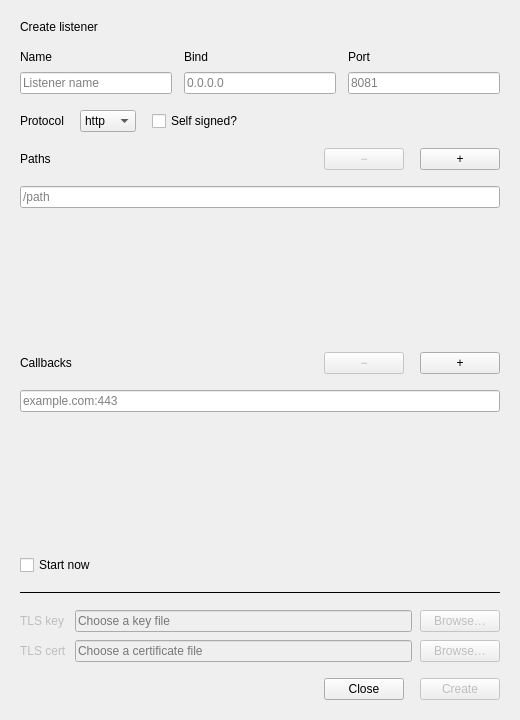
<?xml version="1.0" encoding="UTF-8"?>
<ui version="4.0">
 <class>CreateListenerDialog</class>
 <widget class="QDialog" name="CreateListenerDialog">
  <property name="geometry"><rect><x>0</x><y>0</y><width>520</width><height>720</height></rect></property>
  <property name="windowTitle"><string>Create listener</string></property>
  <layout class="QVBoxLayout" name="dialogLayout">
   <property name="spacing"><number>16</number></property>
   <property name="leftMargin"><number>20</number></property>
   <property name="topMargin"><number>20</number></property>
   <property name="rightMargin"><number>20</number></property>
   <property name="bottomMargin"><number>20</number></property>
   <item><widget class="QLabel" name="listenerTitle"><property name="text"><string>Create listener</string></property></widget></item>
   <item>
    <layout class="QGridLayout" name="listenerFields">
     <property name="horizontalSpacing"><number>12</number></property>
     <property name="verticalSpacing"><number>8</number></property>
     <item row="0" column="0"><widget class="QLabel" name="nameLabel"><property name="text"><string>Name</string></property><property name="buddy"><cstring>nameEdit</cstring></property></widget></item>
     <item row="0" column="1"><widget class="QLabel" name="bindLabel"><property name="text"><string>Bind</string></property><property name="buddy"><cstring>bindEdit</cstring></property></widget></item>
     <item row="0" column="2"><widget class="QLabel" name="portLabel"><property name="text"><string>Port</string></property><property name="buddy"><cstring>portEdit</cstring></property></widget></item>
     <item row="1" column="0"><widget class="QLineEdit" name="nameEdit"><property name="placeholderText"><string>Listener name</string></property></widget></item>
     <item row="1" column="1"><widget class="QLineEdit" name="bindEdit"><property name="placeholderText"><string>0.0.0.0</string></property></widget></item>
     <item row="1" column="2"><widget class="QLineEdit" name="portEdit"><property name="maximumWidth"><number>100</number></property><property name="placeholderText"><string>8081</string></property><property name="maxLength"><number>5</number></property></widget></item>
    </layout>
   </item>
   <item>
    <layout class="QHBoxLayout" name="protocolLayout">
     <item><widget class="QLabel" name="protocolLabel"><property name="text"><string>Protocol</string></property><property name="buddy"><cstring>protocolCombo</cstring></property></widget></item>
     <item>
      <widget class="QComboBox" name="protocolCombo">
       <property name="minimumWidth"><number>120</number></property>
       <item><property name="text"><string>http</string></property></item>
       <item><property name="text"><string>https</string></property></item>
      </widget>
     </item>
     <item><widget class="QCheckBox" name="selfSignedCheckBox"><property name="visible"><bool>false</bool></property><property name="checked"><bool>false</bool></property><property name="text"><string>Self signed?</string></property></widget></item>
     <item><spacer name="protocolSpacer"><property name="orientation"><enum>Qt::Orientation::Horizontal</enum></property><property name="sizeHint" stdset="0"><size><width>40</width><height>20</height></size></property></spacer></item>
    </layout>
   </item>
   <item>
    <layout class="QHBoxLayout" name="pathsHeadingLayout">
     <item><widget class="QLabel" name="pathsLabel"><property name="text"><string>Paths</string></property><property name="buddy"><cstring>pathEdit</cstring></property></widget></item>
     <item><spacer name="pathsHeadingSpacer"><property name="orientation"><enum>Qt::Orientation::Horizontal</enum></property><property name="sizeHint" stdset="0"><size><width>40</width><height>20</height></size></property></spacer></item>
     <item><widget class="QPushButton" name="removePathButton"><property name="enabled"><bool>false</bool></property><property name="text"><string>−</string></property><property name="toolTip"><string>Remove last path</string></property><property name="accessibleName"><string>Remove last path</string></property><property name="autoDefault"><bool>false</bool></property></widget></item>
     <item><widget class="QPushButton" name="addPathButton"><property name="text"><string>+</string></property><property name="toolTip"><string>Add path</string></property><property name="accessibleName"><string>Add path</string></property><property name="autoDefault"><bool>false</bool></property></widget></item>
    </layout>
   </item>
   <item>
    <widget class="QScrollArea" name="pathsScrollArea">
     <property name="minimumSize"><size><width>0</width><height>96</height></size></property>
     <property name="frameShape"><enum>QFrame::Shape::NoFrame</enum></property>
     <property name="widgetResizable"><bool>true</bool></property>
     <widget class="QWidget" name="pathsContainer">
      <layout class="QVBoxLayout" name="pathsLayout">
       <property name="sizeConstraint"><enum>QLayout::SizeConstraint::SetMinimumSize</enum></property>
       <property name="spacing"><number>8</number></property>
       <property name="leftMargin"><number>0</number></property>
       <property name="topMargin"><number>0</number></property>
       <property name="rightMargin"><number>0</number></property>
       <property name="bottomMargin"><number>0</number></property>
       <item><widget class="QLineEdit" name="pathEdit"><property name="minimumHeight"><number>38</number></property><property name="placeholderText"><string>/path</string></property></widget></item>
       <item><spacer name="pathsSpacer"><property name="orientation"><enum>Qt::Orientation::Vertical</enum></property><property name="sizeHint" stdset="0"><size><width>0</width><height>0</height></size></property></spacer></item>
      </layout>
     </widget>
    </widget>
   </item>
   <item>
    <layout class="QHBoxLayout" name="callbacksHeadingLayout">
     <item><widget class="QLabel" name="callbacksLabel"><property name="text"><string>Callbacks</string></property><property name="buddy"><cstring>callbackEdit</cstring></property></widget></item>
     <item><spacer name="callbacksHeadingSpacer"><property name="orientation"><enum>Qt::Orientation::Horizontal</enum></property><property name="sizeHint" stdset="0"><size><width>40</width><height>20</height></size></property></spacer></item>
     <item><widget class="QPushButton" name="removeCallbackButton"><property name="enabled"><bool>false</bool></property><property name="text"><string>−</string></property><property name="toolTip"><string>Remove last callback</string></property><property name="accessibleName"><string>Remove last callback</string></property><property name="autoDefault"><bool>false</bool></property></widget></item>
     <item><widget class="QPushButton" name="addCallbackButton"><property name="text"><string>+</string></property><property name="toolTip"><string>Add callback</string></property><property name="accessibleName"><string>Add callback</string></property><property name="autoDefault"><bool>false</bool></property></widget></item>
    </layout>
   </item>
   <item>
    <widget class="QScrollArea" name="callbacksScrollArea">
     <property name="minimumSize"><size><width>0</width><height>96</height></size></property>
     <property name="frameShape"><enum>QFrame::Shape::NoFrame</enum></property>
     <property name="widgetResizable"><bool>true</bool></property>
     <widget class="QWidget" name="callbacksContainer">
      <layout class="QVBoxLayout" name="callbacksLayout">
       <property name="sizeConstraint"><enum>QLayout::SizeConstraint::SetMinimumSize</enum></property>
       <property name="spacing"><number>8</number></property>
       <property name="leftMargin"><number>0</number></property>
       <property name="topMargin"><number>0</number></property>
       <property name="rightMargin"><number>0</number></property>
       <property name="bottomMargin"><number>0</number></property>
       <item><widget class="QLineEdit" name="callbackEdit"><property name="minimumHeight"><number>38</number></property><property name="placeholderText"><string>example.com:443</string></property></widget></item>
       <item><spacer name="callbacksSpacer"><property name="orientation"><enum>Qt::Orientation::Vertical</enum></property><property name="sizeHint" stdset="0"><size><width>0</width><height>0</height></size></property></spacer></item>
      </layout>
     </widget>
    </widget>
   </item>
   <item><widget class="QCheckBox" name="startNowCheckBox"><property name="text"><string>Start now</string></property></widget></item>
   <item><widget class="QFrame" name="tlsSeparator"><property name="frameShape"><enum>QFrame::Shape::HLine</enum></property><property name="frameShadow"><enum>QFrame::Shadow::Plain</enum></property></widget></item>
   <item>
    <widget class="QWidget" name="tlsSection">
     <property name="enabled"><bool>false</bool></property>
     <layout class="QGridLayout" name="tlsLayout">
      <property name="spacing"><number>8</number></property>
      <property name="leftMargin"><number>0</number></property>
      <property name="topMargin"><number>0</number></property>
      <property name="rightMargin"><number>0</number></property>
      <property name="bottomMargin"><number>0</number></property>
      <item row="0" column="0"><widget class="QLabel" name="tlsKeyLabel"><property name="text"><string>TLS key</string></property><property name="buddy"><cstring>tlsKeyEdit</cstring></property></widget></item>
      <item row="0" column="1"><widget class="QLineEdit" name="tlsKeyEdit"><property name="placeholderText"><string>Choose a key file</string></property></widget></item>
      <item row="0" column="2"><widget class="QPushButton" name="browseTlsKeyButton"><property name="text"><string>Browse…</string></property><property name="autoDefault"><bool>false</bool></property></widget></item>
      <item row="1" column="0"><widget class="QLabel" name="tlsCertLabel"><property name="text"><string>TLS cert</string></property><property name="buddy"><cstring>tlsCertEdit</cstring></property></widget></item>
      <item row="1" column="1"><widget class="QLineEdit" name="tlsCertEdit"><property name="placeholderText"><string>Choose a certificate file</string></property></widget></item>
      <item row="1" column="2"><widget class="QPushButton" name="browseTlsCertButton"><property name="text"><string>Browse…</string></property><property name="autoDefault"><bool>false</bool></property></widget></item>
     </layout>
    </widget>
   </item>
   <item>
    <layout class="QHBoxLayout" name="buttonsLayout">
     <item><spacer name="buttonSpacer"><property name="orientation"><enum>Qt::Orientation::Horizontal</enum></property><property name="sizeHint" stdset="0"><size><width>40</width><height>20</height></size></property></spacer></item>
     <item><widget class="QPushButton" name="closeButton"><property name="text"><string>Close</string></property><property name="autoDefault"><bool>false</bool></property></widget></item>
     <item><widget class="QPushButton" name="createButton"><property name="enabled"><bool>false</bool></property><property name="text"><string>Create</string></property></widget></item>
    </layout>
   </item>
  </layout>
 </widget>
 <resources/>
 <connections/>
</ui>
